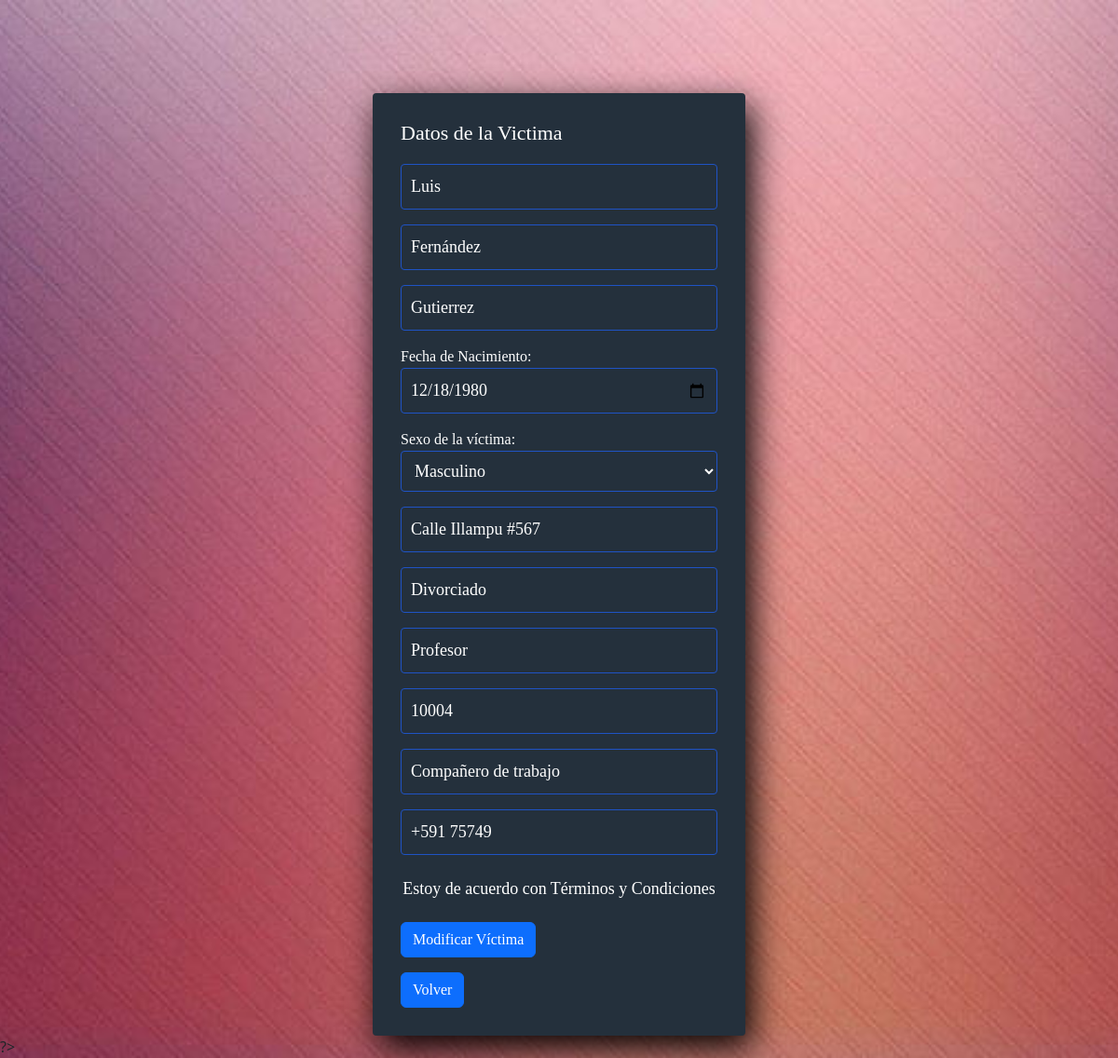
Page /controlador/victimaModificar.php?ci=10004&cod=2 on the earlier database version.
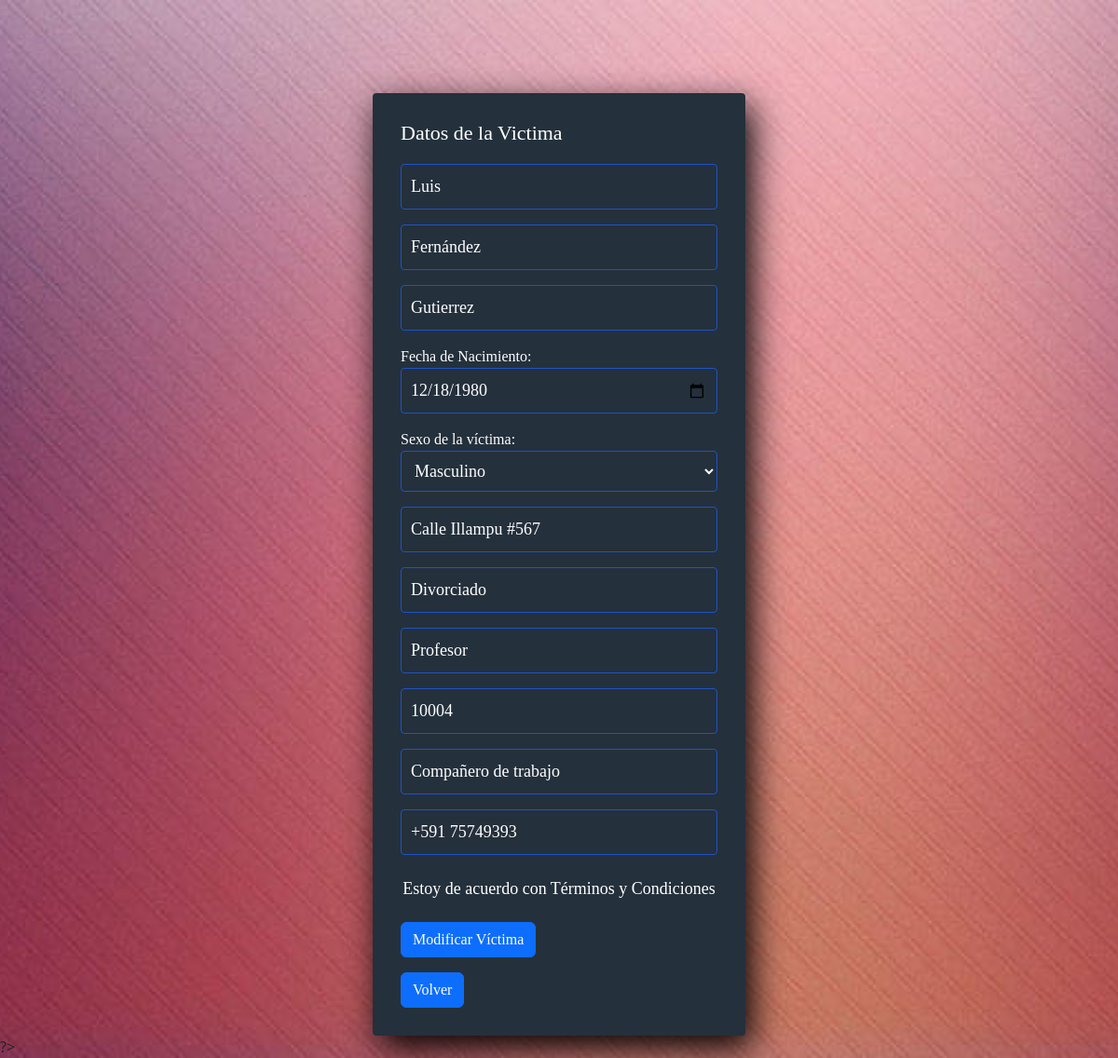
Same page on the later database version.
### tables this page shows
CREATE TABLE `persona` (
  `ci` int(11) NOT NULL,
  `nombre` varchar(20) DEFAULT NULL,
  `apePaterno` varchar(20) DEFAULT NULL,
  `apeMaterno` varchar(20) DEFAULT NULL,
  `fechaNaci` date DEFAULT NULL,
  `sexo` varchar(20) DEFAULT NULL,
  `direccion` varchar(90) DEFAULT NULL,
  `estado_civil` varchar(20) DEFAULT NULL,
  `profesion` varchar(40) DEFAULT NULL
);

CREATE TABLE `victima` (
  `ci` int(11) NOT NULL,
  `relacion_perpetrador` varchar(70) DEFAULT NULL,
  `codDenuncia` int(11) DEFAULT NULL
);

### controlador/victimaModificar.php (called while the page is built, shortened)
<?php
    $ci = $_GET['ci'];
    $codDenunciante = $_GET['cod'];
    include("../modelo/VictimaClase.php");
    include("../modelo/PersonaClase.php");
    $carVictima=new Victima($ci,"","");
    $resVictima = $carVictima->lista_especifica();
    $reg = $resVictima->fetch_assoc();
    $ci = $reg['ci'];
    $carPer = new Persona($ci, "", "", "", "","","","","","");
    $resPer = $carPer->lista_especifica();
    $regPer = $resPer->fetch_assoc();
    $nombres = $regPer['nombre'];
    $apellidoP = $regPer['apePaterno'];
    $apellidoM = $regPer['apeMaterno'];
    $fechaNacimiento = $regPer['fechaNaci'];
    $sexo = $regPer['sexo'];
    $direccion = $regPer['direccion'];
    $estadoCivil = $regPer['estado_civil'];
    $profesion = $regPer['profesion'];
    $telefono = $regPer['telefono'];
    $relacion = $reg['relacion_perpetrador'];
    include("../vista/Reporte_denuncias/victimaModificar.php");
    ?>

### modelo/PersonaClase.php (called while the page is built, shortened)
<?php
class Persona{
    private $ci;
    public function lista(){
        $db=new Conexion();
        $sql=$db->query("SELECT * FROM persona");
        return ($sql);
    }public function lista_especifica(){
        $db=new Conexion();
        $sql=$db->query("SELECT * FROM persona where ci=$this->ci");
        return ($sql);
    }
    public function setCi($ci) {
        $this->ci = $ci;
    }
}
?>

### modelo/VictimaClase.php (called while the page is built, shortened)
<?php
class Victima{
    private $ci;
    public function lista(){
        $db=new Conexion();
        $sql=$db->query("SELECT * FROM victima");
        return ($sql);
    }public function lista_especifica(){
        $db=new Conexion();
        $sql=$db->query("SELECT * FROM victima where ci=$this->ci");
        return ($sql);
    }
    public function setCi($ci){
        $this->ci=$ci;
    }
}
?>

### vista/Reporte_denuncias/victimaModificar.php (the view, shortened to what this page needs)
<!DOCTYPE html>
<html lang="en">
<head>
    <link rel="stylesheet" href="../css/styles.css">
    <link href="https://cdn.jsdelivr.net/npm/bootstrap@5.3.1/dist/css/bootstrap.min.css" rel="stylesheet">
</head>
<body>
    <section class="form-register">
      <h4>Datos de la Victima</h4>
      <form action="" method="POST">
      <input class="controls" type="text" name="nombres" id="nombres" placeholder="Ingrese nombre" required value="<?php echo $nombres; ?>">
      <input class="controls" type="text" name="apellidoP" id="apellidoP" placeholder="Ingrese apellido Paterno" required value="<?php echo $apellidoP; ?>">
      <input class="controls" type="text" name="apellidoM" id="apellidoM" placeholder="Ingrese apellido Materno" value="<?php echo $apellidoM; ?>">
      <label for="fechaNacimiento">Fecha de Nacimiento:</label>
      <input class="controls" type="date" name="fechaNacimiento" id="fechaNacimiento" required value="<?php echo $fechaNacimiento; ?>">
      <label for="sexo">Sexo de la víctima:</label>
      <select class="controls" name="sexo" id="sexo" required>
        <option value="Masculino" <?php if ($sexo === 'Masculino') echo 'selected'; ?>>Masculino</option>
      </select>
      <input class="controls" type="text" name="dir" id="dir" placeholder="Ingrese domicilio víctima" value="<?php echo $direccion; ?>">
      <input class="controls" type="text" name="est" id="est" placeholder="Ingrese estado civil víctima" value="<?php echo $estadoCivil; ?>">
      <input class="controls" type="text" name="prof" id="prof" placeholder="Ingrese profesión víctima" value="<?php echo $profesion; ?>">
      <input class="controls" type="text" name="carnet" id="carnet" placeholder="Ingrese su carnet de identidad" required value="<?php echo $ci; ?>">
      <input class="controls" type="text" name="rel" id="rel" placeholder="Relación Perpetrador" required value="<?php echo $relacion; ?>">
      <input class="controls" type="text" name="telefono" id="telefono" placeholder="Ingrese su número telefónico" value="<?php echo $telefono; ?>">
      <p>Estoy de acuerdo con <a href="#">Términos y Condiciones</a></p>
      <input class="btn btn-primary" type="submit" value="Modificar Víctima" name="modificarVictima">
    </form>
    <button type="button" class="btn btn-primary mt-3" onclick="window.location.href='../controlador/denunciaModificar.php?cod=<?php echo $codDenunciante; ?>'">Volver</button>
    </section>
</body>
</html>

### css/styles.css (style rules this page uses)
* { margin: 0; padding: 0; box-sizing: border-box; }
.form-register { width: 400px; background: #24303c; padding: 30px; margin: auto; margin-top: 100px; border-radius: 4px; font-family: 'calibri'; color: white; box-shadow: 7px 13px 37px #000; }
body { background-image: url('fondo.jpg'); background-size: cover; background-repeat: no-repeat; background-attachment: fixed; background-position: center center; }
.form-register h4 { font-size: 22px; margin-bottom: 20px; }
.controls { width: 100%; background: #24303c; padding: 10px; border-radius: 4px; margin-bottom: 16px; border: 1px solid #1f53c5; font-family: 'calibri'; font-size: 18px; color: white; }
.form-register p { height: 40px; text-align: center; font-size: 18px; line-height: 40px; }
.form-register a { color: white; text-decoration: none; }

Differences in the rows shown:
changed persona "Luis": telefono "+591 75749" → "+591 75749393"
